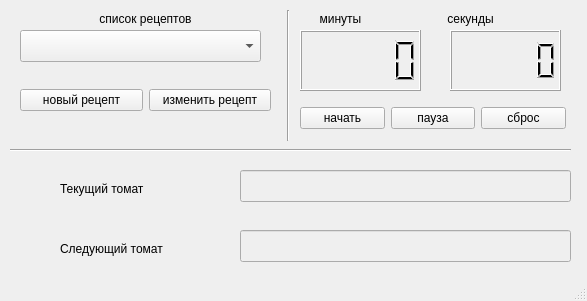
<?xml version="1.0" encoding="UTF-8"?>
<ui version="4.0">
 <class>MainWindow</class>
 <widget class="QMainWindow" name="MainWindow">
  <property name="geometry">
   <rect>
    <x>0</x>
    <y>0</y>
    <width>587</width>
    <height>301</height>
   </rect>
  </property>
  <property name="windowTitle">
   <string>MainWindow</string>
  </property>
  <widget class="QWidget" name="centralwidget">
   <widget class="QWidget" name="widget_2" native="true">
    <property name="geometry">
     <rect>
      <x>0</x>
      <y>0</y>
      <width>581</width>
      <height>281</height>
     </rect>
    </property>
    <widget class="QLCDNumber" name="lcd_minute">
     <property name="geometry">
      <rect>
       <x>300</x>
       <y>30</y>
       <width>121</width>
       <height>61</height>
      </rect>
     </property>
    </widget>
    <widget class="QLCDNumber" name="lcd_second">
     <property name="geometry">
      <rect>
       <x>450</x>
       <y>30</y>
       <width>111</width>
       <height>61</height>
      </rect>
     </property>
    </widget>
    <widget class="QLabel" name="label">
     <property name="geometry">
      <rect>
       <x>310</x>
       <y>10</y>
       <width>61</width>
       <height>18</height>
      </rect>
     </property>
     <property name="text">
      <string>минуты</string>
     </property>
     <property name="alignment">
      <set>Qt::AlignCenter</set>
     </property>
    </widget>
    <widget class="QLabel" name="label_2">
     <property name="geometry">
      <rect>
       <x>440</x>
       <y>10</y>
       <width>61</width>
       <height>18</height>
      </rect>
     </property>
     <property name="text">
      <string>секунды</string>
     </property>
     <property name="alignment">
      <set>Qt::AlignCenter</set>
     </property>
    </widget>
    <widget class="QWidget" name="horizontalLayoutWidget">
     <property name="geometry">
      <rect>
       <x>300</x>
       <y>100</y>
       <width>266</width>
       <height>36</height>
      </rect>
     </property>
     <layout class="QHBoxLayout" name="horizontalLayout">
      <item>
       <widget class="QPushButton" name="begin_button">
        <property name="text">
         <string>начать</string>
        </property>
       </widget>
      </item>
      <item>
       <widget class="QPushButton" name="pause_button">
        <property name="text">
         <string>пауза</string>
        </property>
       </widget>
      </item>
      <item>
       <widget class="QPushButton" name="reset_button">
        <property name="text">
         <string>сброс</string>
        </property>
       </widget>
      </item>
     </layout>
    </widget>
    <widget class="Line" name="line_2">
     <property name="geometry">
      <rect>
       <x>10</x>
       <y>140</y>
       <width>561</width>
       <height>20</height>
      </rect>
     </property>
     <property name="orientation">
      <enum>Qt::Horizontal</enum>
     </property>
    </widget>
    <widget class="QComboBox" name="recipe_list_box">
     <property name="geometry">
      <rect>
       <x>20</x>
       <y>30</y>
       <width>241</width>
       <height>32</height>
      </rect>
     </property>
    </widget>
    <widget class="QLabel" name="label_7">
     <property name="geometry">
      <rect>
       <x>80</x>
       <y>10</y>
       <width>131</width>
       <height>18</height>
      </rect>
     </property>
     <property name="text">
      <string>список рецептов</string>
     </property>
     <property name="alignment">
      <set>Qt::AlignCenter</set>
     </property>
    </widget>
    <widget class="QLabel" name="label_3">
     <property name="geometry">
      <rect>
       <x>60</x>
       <y>180</y>
       <width>131</width>
       <height>18</height>
      </rect>
     </property>
     <property name="text">
      <string>Текущий томат</string>
     </property>
    </widget>
    <widget class="QLabel" name="label_4">
     <property name="geometry">
      <rect>
       <x>60</x>
       <y>240</y>
       <width>141</width>
       <height>18</height>
      </rect>
     </property>
     <property name="text">
      <string>Следующий томат</string>
     </property>
    </widget>
    <widget class="QLineEdit" name="cur_tomate_text">
     <property name="enabled">
      <bool>false</bool>
     </property>
     <property name="geometry">
      <rect>
       <x>240</x>
       <y>170</y>
       <width>331</width>
       <height>32</height>
      </rect>
     </property>
    </widget>
    <widget class="QLineEdit" name="next_tomate_text">
     <property name="enabled">
      <bool>false</bool>
     </property>
     <property name="geometry">
      <rect>
       <x>240</x>
       <y>230</y>
       <width>331</width>
       <height>32</height>
      </rect>
     </property>
    </widget>
    <widget class="QWidget" name="widget" native="true">
     <property name="geometry">
      <rect>
       <x>20</x>
       <y>80</y>
       <width>251</width>
       <height>41</height>
      </rect>
     </property>
     <layout class="QHBoxLayout" name="horizontalLayout_3">
      <item>
       <layout class="QHBoxLayout" name="horizontalLayout_2">
        <item>
         <widget class="QPushButton" name="add_recipe_button">
          <property name="text">
           <string>новый рецепт</string>
          </property>
         </widget>
        </item>
        <item>
         <widget class="QPushButton" name="change_recipe_button">
          <property name="text">
           <string>изменить рецепт</string>
          </property>
         </widget>
        </item>
       </layout>
      </item>
     </layout>
    </widget>
    <widget class="Line" name="line">
     <property name="geometry">
      <rect>
       <x>280</x>
       <y>10</y>
       <width>16</width>
       <height>131</height>
      </rect>
     </property>
     <property name="orientation">
      <enum>Qt::Vertical</enum>
     </property>
    </widget>
   </widget>
  </widget>
  <widget class="QStatusBar" name="statusbar"/>
 </widget>
 <resources/>
 <connections/>
</ui>
